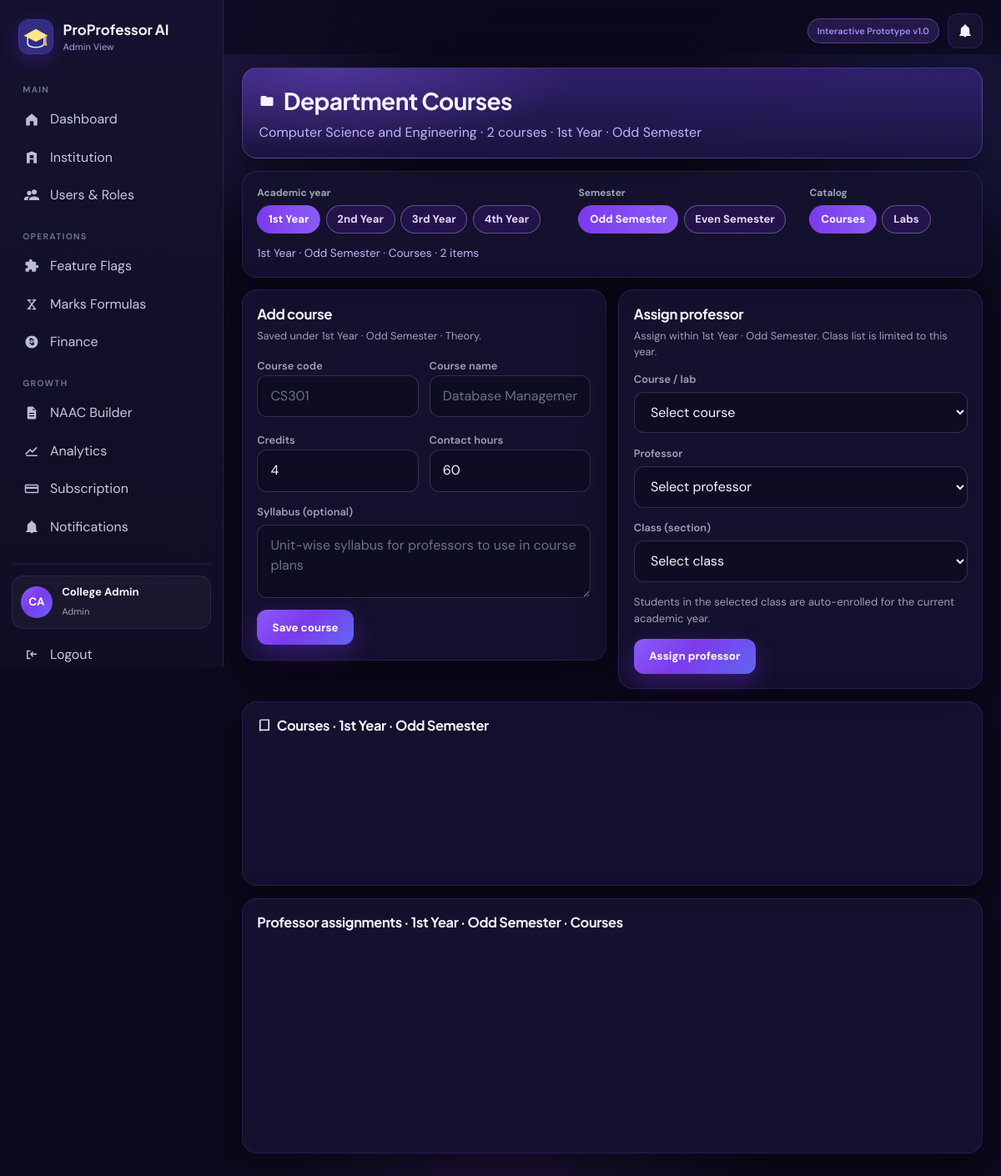
/hod/subjects.php?department_id=1 (signed in), run on the app's committed database.
### tables this page shows
CREATE TABLE `users` (
  `id` int(10) UNSIGNED NOT NULL,
  `institution_id` int(10) UNSIGNED NOT NULL,
  `department_id` int(10) UNSIGNED DEFAULT NULL,
  `role` enum('professor','student','hod','admin','superadmin') NOT NULL,
  `email` varchar(160) NOT NULL,
  `password_hash` varchar(255) NOT NULL,
  `full_name` varchar(160) NOT NULL,
  `employee_id` varchar(60) DEFAULT NULL,
  `register_no` varchar(60) DEFAULT NULL,
  `phone` varchar(30) DEFAULT NULL,
  `avatar_url` varchar(255) DEFAULT NULL,
  `class_id` int(10) UNSIGNED DEFAULT NULL COMMENT 'For students',
  `academic_year_level` tinyint(3) UNSIGNED DEFAULT NULL COMMENT 'Student academic year 1-4',
  `semester` varchar(40) DEFAULT NULL COMMENT 'Student Odd/Even semester',
  `designation` varchar(100) DEFAULT NULL,
  `preferences` longtext DEFAULT NULL CHECK (json_valid(`preferences`)),
  `extra` longtext DEFAULT NULL COMMENT 'Expandable user attributes' CHECK (json_valid(`extra`)),
  `is_active` tinyint(1) DEFAULT 1,
  `last_login_at` datetime DEFAULT NULL,
  `created_at` timestamp NOT NULL DEFAULT current_timestamp(),
  `updated_at` timestamp NOT NULL DEFAULT current_timestamp() ON UPDATE current_timestamp()
);

CREATE TABLE `departments` (
  `id` int(10) UNSIGNED NOT NULL,
  `institution_id` int(10) UNSIGNED NOT NULL,
  `name` varchar(150) NOT NULL,
  `code` varchar(40) DEFAULT NULL,
  `hod_user_id` int(10) UNSIGNED DEFAULT NULL,
  `meta` longtext DEFAULT NULL CHECK (json_valid(`meta`)),
  `is_active` tinyint(1) DEFAULT 1,
  `created_at` timestamp NOT NULL DEFAULT current_timestamp()
);

CREATE TABLE `subjects` (
  `id` int(10) UNSIGNED NOT NULL,
  `institution_id` int(10) UNSIGNED NOT NULL,
  `department_id` int(10) UNSIGNED NOT NULL,
  `code` varchar(40) NOT NULL,
  `name` varchar(200) NOT NULL,
  `credits` decimal(4,1) DEFAULT 3.0,
  `contact_hours` int(10) UNSIGNED DEFAULT 45,
  `semester` varchar(40) DEFAULT NULL,
  `syllabus_text` longtext DEFAULT NULL,
  `meta` longtext DEFAULT NULL CHECK (json_valid(`meta`)),
  `is_active` tinyint(1) DEFAULT 1
);

CREATE TABLE `classes` (
  `id` int(10) UNSIGNED NOT NULL,
  `institution_id` int(10) UNSIGNED NOT NULL,
  `department_id` int(10) UNSIGNED NOT NULL,
  `program_id` int(10) UNSIGNED DEFAULT NULL,
  `name` varchar(100) NOT NULL,
  `section` varchar(20) DEFAULT NULL,
  `year` tinyint(3) UNSIGNED DEFAULT NULL,
  `semester` varchar(40) DEFAULT NULL,
  `academic_year` varchar(20) DEFAULT NULL,
  `meta` longtext DEFAULT NULL CHECK (json_valid(`meta`)),
  `is_active` tinyint(1) DEFAULT 1
);

### hod/subjects.php (the view, shortened to what the rows shown need)
<?php
require_once __DIR__ . '/../includes/bootstrap.php';
require_once __DIR__ . '/../includes/layout.php';
$user = Auth::user();
$isAdmin = ($user['role'] ?? '') === 'admin';
$instId = (int)$user['institution_id'];
$deptId = $isAdmin ? (int)($_GET['department_id'] ?? ($user['department_id'] ?? 0)) : hod_department_id($user);
$year = (int)($_GET['year'] ?? $_POST['year'] ?? 1);
$semesterKey = strtolower(trim((string)($_GET['semester'] ?? $_POST['semester'] ?? 'odd')));
$semesterKey = $semesterKey === 'even' ? 'even' : 'odd';
$courseType = strtolower(trim((string)($_GET['type'] ?? $_POST['course_type'] ?? 'theory')));
$courseType = $courseType === 'lab' ? 'lab' : 'theory';
$semesterLabel = $semesterKey === 'even' ? 'Even Semester' : 'Odd Semester';
function hod_subjects_query(array $overrides = []): string
{
    $params = array_merge($_GET, $overrides);
    $query = http_build_query($params);
    return url('/hod/subjects' . ($query !== '' ? '?' . $query : ''));
}
$dept = $deptId > 0
    ? Database::fetch('SELECT id, name, code FROM departments WHERE id = ? AND institution_id = ?', [$deptId, $instId])
    : null;
$allSubjects = ($deptId > 0 && $dept) ? subjects_for_department($instId, $deptId) : [];
$subjects = ($deptId > 0 && $dept)
    ? subjects_for_department_context($instId, $deptId, $year, $semesterKey, $courseType)
    : [];
$assignSubjects = ($deptId > 0 && $dept)
    ? subjects_for_department_context($instId, $deptId, $year, $semesterKey, null)
    : [];
$classes = ($deptId > 0 && $dept) ? academic_classes($instId, $deptId) : [];
$classes = array_values(array_filter($classes, static fn($c) => (int)($c['year'] ?? 0) === $year));
$catalogCount = count($subjects);
$catalogWord = $courseType === 'lab'
    ? ($catalogCount === 1 ? '1 lab' : $catalogCount . ' labs')
    : ($catalogCount === 1 ? '1 course' : $catalogCount . ' courses');
$deptName = trim((string)($dept['name'] ?? 'Department'));
$heroLine = $deptName . ' · ' . $catalogWord . ' · ' . subject_year_label($year) . ' · ' . $semesterLabel;
render_header('Department Courses', 'subjects', ['compactTitle' => true]);
?>
<?php if (!$isAdmin && $deptId < 1): ?>
<div class="panel">
  <div class="alert alert-warn">Your HOD account is not linked to a department. Contact the College Admin.</div>
</div>
<?php else: ?>
<div class="hod-crs">
<section class="hod-hero">
  <div class="hod-hero-copy">
    <h2><?= icon('folder', 'icon-inline') ?> Department Courses</h2>
    <p><?= e($heroLine) ?></p>
  </div>
</section>
<section class="hod-panel hod-crs-filters">
  <div class="hod-crs-groups">
    <div class="hod-crs-group">
      <span>Academic year</span>
      <div class="hod-crs-pills" role="navigation" aria-label="Academic year">
        <?php foreach ([1 => '1st Year', 2 => '2nd Year', 3 => '3rd Year', 4 => '4th Year'] as $yVal => $yLabel): ?>
          <a class="hod-crs-pill<?= $year === $yVal ? ' is-on' : '' ?>" href="<?= e(hod_subjects_query(['year' => $yVal, 'semester' => $semesterKey, 'type' => $courseType])) ?>"><?= e($yLabel) ?></a>
        <?php endforeach; ?>
      </div>
    </div>
    <div class="hod-crs-group">
      <span>Semester</span>
      <div class="hod-crs-pills" role="navigation" aria-label="Semester">
        <a class="hod-crs-pill<?= $semesterKey === 'odd' ? ' is-on' : '' ?>" href="<?= e(hod_subjects_query(['year' => $year, 'semester' => 'odd', 'type' => $courseType])) ?>">Odd Semester</a>
        <a class="hod-crs-pill<?= $semesterKey === 'even' ? ' is-on' : '' ?>" href="<?= e(hod_subjects_query(['year' => $year, 'semester' => 'even', 'type' => $courseType])) ?>">Even Semester</a>
      </div>
    </div>
    <div class="hod-crs-group">
      <span>Catalog</span>
      <div class="hod-crs-pills" role="navigation" aria-label="Course type">
        <a class="hod-crs-pill<?= $courseType === 'theory' ? ' is-on' : '' ?>" href="<?= e(hod_subjects_query(['year' => $year, 'semester' => $semesterKey, 'type' => 'theory'])) ?>">Courses</a>
        <a class="hod-crs-pill<?= $courseType === 'lab' ? ' is-on' : '' ?>" href="<?= e(hod_subjects_query(['year' => $year, 'semester' => $semesterKey, 'type' => 'lab'])) ?>">Labs</a>
      </div>
    </div>
  </div>
  <p class="hod-crs-context">
    <?= e(subject_year_label($year)) ?> · <?= e($semesterLabel) ?> · <?= $courseType === 'lab' ? 'Labs' : 'Courses' ?> · <?= (int)$catalogCount ?> item<?= $catalogCount === 1 ? '' : 's' ?>
  </p>
</section>
<div class="hod-crs-forms">
  <section class="hod-panel">
    <h3><?= $courseType === 'lab' ? 'Add lab' : 'Add course' ?></h3>
    <p class="cell-sub">Saved under <?= e(subject_year_label($year)) ?> · <?= e($semesterLabel) ?> · <?= $courseType === 'lab' ? 'Lab' : 'Theory' ?>.</p>
    <form method="post" class="form-grid">
      <div class="form-row two">
        <div><label>Course code</label><input name="subject_code" required placeholder="<?= $courseType === 'lab' ? 'CS301L' : 'CS301' ?>"></div>
        <div><label>Course name</label><input name="subject_name" required placeholder="<?= $courseType === 'lab' ? 'Programming Lab' : 'Database Management Systems' ?>"></div>
      </div>
      <div class="form-row two">
        <div><label>Credits</label><input name="credits" type="number" step="0.5" value="<?= $courseType === 'lab' ? '2' : '4' ?>"></div>
        <div><label>Contact hours</label><input name="contact_hours" type="number" value="<?= $courseType === 'lab' ? '30' : '60' ?>"></div>
      </div>
      <div class="form-row"><label>Syllabus (optional)</label><textarea name="syllabus_text" placeholder="Unit-wise syllabus for professors to use in course plans"></textarea></div>
      <button class="btn btn-primary" type="submit"><?= $courseType === 'lab' ? 'Save lab' : 'Save course' ?></button>
    </form>
  </section>
  <section class="hod-panel">
    <h3>Assign professor</h3>
    <p class="cell-sub">Assign within <?= e(subject_year_label($year)) ?> · <?= e($semesterLabel) ?>. Class list is limited to this year.</p>
    <form method="post" class="form-grid">
      <div class="form-row"><label>Course / lab</label>
        <select name="subject_id" required>
          <option value="">Select course</option>
        </select>
      </div>
      <div class="form-row"><label>Professor</label>
        <select name="professor_id" required>
          <option value="">Select professor</option>
        </select>
      </div>
      <div class="form-row"><label>Class (section)</label>
        <select name="class_id" required>
          <option value="">Select class</option>
        </select>
      </div>
      <p class="hod-crs-note">Students in the selected class are auto-enrolled for the current academic year.</p>
      <button class="btn btn-primary" type="submit"<?= !$assignSubjects || !$classes ? ' disabled' : '' ?>>Assign professor</button>
    </form>
  </section>
</div>
<section class="hod-panel">
  <div class="hod-panel-h">
    <h2><?= icon('book', 'icon-inline') ?> <?= $courseType === 'lab' ? 'Labs' : 'Courses' ?> · <?= e(subject_year_label($year)) ?> · <?= e($semesterLabel) ?></h2>
  </div>
</section>
<section class="hod-panel">
  <div class="hod-panel-h">
    <h2>Professor assignments · <?= e(subject_year_label($year)) ?> · <?= e($semesterLabel) ?> · <?= $courseType === 'lab' ? 'Labs' : 'Courses' ?></h2>
  </div>
</section>
</div>
<?php endif; ?>
<?php render_footer(); ?>

### includes/layout.php (shortened to what the rows shown need)
<?php
function render_header(string $title, string $active = '', array $opts = []): void
{
    $user = Auth::user();
    $role = $user['role'] ?? '';
    $unread = $user ? unread_notifications_count((int)$user['id']) : 0;
    ?>
<!DOCTYPE html>
<html lang="en">
<head>
  <link rel="stylesheet" href="<?= e(base_url('/assets/css/app.css')) ?>?v=<?= (int)@filemtime(dirname(__DIR__) . '/assets/css/app.css') ?>">
</head>
<body class="app-body" data-effects="on">
<div class="app-shell">
  <aside class="sidebar" id="sidebar">
    <div class="brand">
      <div>
        <div class="brand-name">ProProfessor AI</div>
        <div class="brand-sub"><?= e(\App\Services\NavService::roleLabel($role)) ?></div>
      </div>
    </div>
  </aside>
  <div class="main">
    <main class="content" id="pageContent">
<?php
}
function render_footer(array $opts = []): void
{
    ?>
    </main>
  </div>
</div>
</body>
</html>
<?php
}

### data on the page
users: role "Admin View"
departments: name.meta "Computer Science and Engineering · 2 courses · 1st Year · Odd Semester"
subjects: meta "1st Year"
classes: year "1st Year"

### other printed values
$group['label'] "MAIN"
$item['label'] "Dashboard"
$item['label'] "Institution"
$item['label'] "Users & Roles"
$group['label'] "OPERATIONS"
$item['label'] "Feature Flags"
$item['label'] "Marks Formulas"
$item['label'] "Finance"
$group['label'] "GROWTH"
$item['label'] "NAAC Builder"
$item['label'] "Analytics"
$item['label'] "Subscription"
$item['label'] "Notifications"
$initials "CA"
$user['full_name'] "College Admin"
